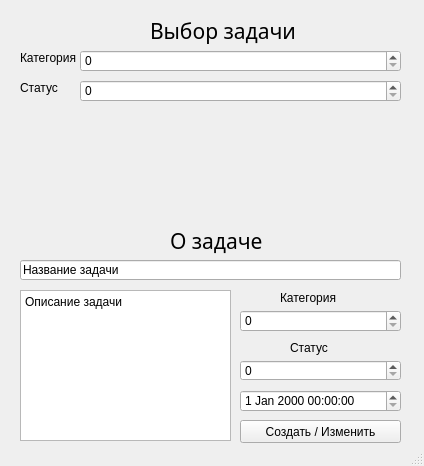
<?xml version="1.0" encoding="UTF-8"?>
<ui version="4.0">
 <class>MainWindow</class>
 <widget class="QMainWindow" name="MainWindow">
  <property name="geometry">
   <rect>
    <x>0</x>
    <y>0</y>
    <width>424</width>
    <height>466</height>
   </rect>
  </property>
  <property name="windowTitle">
   <string>MainWindow</string>
  </property>
  <widget class="QWidget" name="centralwidget">
   <widget class="QPushButton" name="change_btn">
    <property name="geometry">
     <rect>
      <x>240</x>
      <y>420</y>
      <width>161</width>
      <height>23</height>
     </rect>
    </property>
    <property name="text">
     <string>Создать / Изменить</string>
    </property>
   </widget>
   <widget class="QPlainTextEdit" name="description">
    <property name="geometry">
     <rect>
      <x>20</x>
      <y>290</y>
      <width>211</width>
      <height>151</height>
     </rect>
    </property>
    <property name="plainText">
     <string>Описание задачи</string>
    </property>
   </widget>
   <widget class="QSpinBox" name="status_inp">
    <property name="geometry">
     <rect>
      <x>240</x>
      <y>360</y>
      <width>161</width>
      <height>21</height>
     </rect>
    </property>
   </widget>
   <widget class="QLineEdit" name="name">
    <property name="geometry">
     <rect>
      <x>20</x>
      <y>260</y>
      <width>381</width>
      <height>20</height>
     </rect>
    </property>
    <property name="text">
     <string>Название задачи</string>
    </property>
   </widget>
   <widget class="QLabel" name="label">
    <property name="geometry">
     <rect>
      <x>170</x>
      <y>220</y>
      <width>171</width>
      <height>41</height>
     </rect>
    </property>
    <property name="font">
     <font>
      <family>Segoe UI Semilight</family>
      <pointsize>16</pointsize>
     </font>
    </property>
    <property name="lineWidth">
     <number>10</number>
    </property>
    <property name="text">
     <string>О задачe</string>
    </property>
   </widget>
   <widget class="QWidget" name="verticalLayoutWidget">
    <property name="geometry">
     <rect>
      <x>20</x>
      <y>120</y>
      <width>381</width>
      <height>101</height>
     </rect>
    </property>
    <layout class="QVBoxLayout" name="tasks_layout"/>
   </widget>
   <widget class="QSpinBox" name="category_select">
    <property name="geometry">
     <rect>
      <x>80</x>
      <y>50</y>
      <width>321</width>
      <height>22</height>
     </rect>
    </property>
   </widget>
   <widget class="QLabel" name="label_2">
    <property name="geometry">
     <rect>
      <x>150</x>
      <y>10</y>
      <width>171</width>
      <height>41</height>
     </rect>
    </property>
    <property name="font">
     <font>
      <family>Segoe UI Semilight</family>
      <pointsize>16</pointsize>
     </font>
    </property>
    <property name="lineWidth">
     <number>10</number>
    </property>
    <property name="text">
     <string>Выбор задачи</string>
    </property>
   </widget>
   <widget class="QDateTimeEdit" name="datetime">
    <property name="geometry">
     <rect>
      <x>240</x>
      <y>390</y>
      <width>161</width>
      <height>22</height>
     </rect>
    </property>
   </widget>
   <widget class="QSpinBox" name="category_inp">
    <property name="geometry">
     <rect>
      <x>240</x>
      <y>310</y>
      <width>161</width>
      <height>22</height>
     </rect>
    </property>
   </widget>
   <widget class="QLabel" name="label_3">
    <property name="geometry">
     <rect>
      <x>20</x>
      <y>50</y>
      <width>61</width>
      <height>16</height>
     </rect>
    </property>
    <property name="text">
     <string>Категория</string>
    </property>
   </widget>
   <widget class="QLabel" name="label_4">
    <property name="geometry">
     <rect>
      <x>20</x>
      <y>80</y>
      <width>61</width>
      <height>16</height>
     </rect>
    </property>
    <property name="text">
     <string>Статус</string>
    </property>
   </widget>
   <widget class="QSpinBox" name="status_select">
    <property name="geometry">
     <rect>
      <x>80</x>
      <y>80</y>
      <width>321</width>
      <height>22</height>
     </rect>
    </property>
   </widget>
   <widget class="QLabel" name="label_5">
    <property name="geometry">
     <rect>
      <x>280</x>
      <y>290</y>
      <width>61</width>
      <height>16</height>
     </rect>
    </property>
    <property name="text">
     <string>Категория</string>
    </property>
   </widget>
   <widget class="QLabel" name="label_6">
    <property name="geometry">
     <rect>
      <x>290</x>
      <y>340</y>
      <width>61</width>
      <height>16</height>
     </rect>
    </property>
    <property name="text">
     <string>Статус</string>
    </property>
   </widget>
  </widget>
  <widget class="QStatusBar" name="statusbar"/>
 </widget>
 <resources/>
 <connections/>
</ui>
